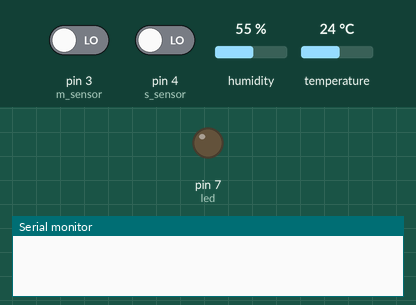
The sketch below on a simulated Arduino Uno, built with avr-gcc and run on an emulated ATmega328P. On the bench: output pins drawn as LEDs (lit = HIGH), the last lines printed to the serial monitor. The inputs (shaded band) are chosen by the test bench; at power-on: pin 3 (m_sensor) LOW, pin 4 (s_sensor) LOW, humidity 55 %, temperature 24 °C.

Above: at 1.2 s.
1.3 s: pin 3 (m_sensor) driven HIGH and pin 4 (s_sensor) driven HIGH
At 1.9 s:
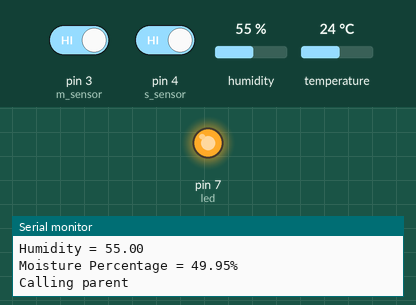
Timing chart, 0 to 4.3 s (numbered marks = the images above; inputs shaded):
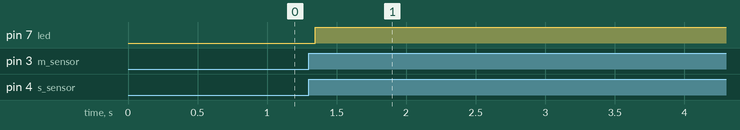

The sketch:

BMS_source_code.ino
```cpp
//Libraries
#include <DHT.h>
//Constants
#define DHTPIN 2           /*Temperature & Humidity Sensor O/P pin*/
#define DHTTYPE DHT11      // DHT11
DHT dht(DHTPIN, DHTTYPE);  // Initialize DHT sensor for normal 16mhz Arduino
//Variables
float hum;                 //Stores humidity value
float temp;                //Stores temperature value
const int sensor_pin = A2; /*Moisture Sensor O/P pin*/
const int led = 7;
const int s_sensor = 4; /*Sound Sensor O/P pin*/
const int m_sensor = 3; /*Motion Sensor O/p pin*/

void setup() {          // Void setup is ran only once after each powerup or reset of the Arduino board.
  Serial.begin(9600);
  dht.begin();
  pinMode(led, OUTPUT);      // Led is determined as an output here.
  pinMode(s_sensor, INPUT);  // PIR motion sensor is determined as an input here.
  pinMode(m_sensor, INPUT);
}
void (*resetFunc)(void) = 0;

void loop() {
  static int j = 0;
  static int i = 0;

  if (check(m_sensor)) {
    if (i > 0) {
      Serial.println("Motion Detection stopped (to avoid false detection!)");
    }
    i = 0;
  }
  if (check(s_sensor)) {
    if (j > 0) {
      Serial.println("Cry Detection stopped (to avoid false detection!)");
    }
    j = 0;
  }
  if (!check(s_sensor) && j <= 10) {
    j++;
    Serial.print("Crying detected :");
    Serial.println(j);
    if (j > 10) {
      Serial.println("calling parent");
      digitalWrite(led, HIGH);
      j = 0;
      delay(15000);
      digitalWrite(led, LOW);
      resetFunc();
    }
  }
  if (!check(m_sensor) && i <= 10) {
    i++;
    Serial.print("motion detected :");
    Serial.println(i);
    if (i > 10) {
      Serial.println("calling parent");
      digitalWrite(led, HIGH);
      i = 0;
      delay(15000);
      digitalWrite(led, LOW);
      resetFunc();
    }
  }

  float converted = 0.00;
  //Read data and store it to variables hum and temp
  hum = dht.readHumidity();
  temp = dht.readTemperature();
  Serial.print("Celsius = ");
  Serial.print(temp);
  //Print degree symbol
  Serial.println("°C");
  /*Fahrenheit
    //T(°F) = T(°C) × 9/5 + 32
    converted = ( temp * 1.8 ) + 32;
    Serial.print("Fahrenheit = ");
    Serial.print(converted);
    //Print degree symbol
    Serial.println("°F");*/
  Serial.print("Humidity = ");
  Serial.println(hum);
  //if temp and hum exceed the given level LED blinks ::
  if (temp > 39.00 || hum > 94.00) {
    digitalWrite(led, HIGH);
    Serial.print("Calling parent");
    delay(15000);
    digitalWrite(led, LOW);
    resetFunc();
  }
  // Moisture detection ::--
  float moisture_percentage;
  int sensor_analog;
  sensor_analog = analogRead(sensor_pin);
  moisture_percentage = (100 - ((sensor_analog / 1023.00) * 100));
  Serial.print("Moisture Percentage = ");
  Serial.print(moisture_percentage);
  Serial.print("%\n\n");
  if (moisture_percentage >= 35.00) {
    digitalWrite(led, HIGH);
    Serial.println("Calling parent");
    delay(15000);
    digitalWrite(led, LOW);
    resetFunc();
  }
}
bool check(int pin) {
  uint32_t start = millis();
  while (!digitalRead(pin)) {
    if (millis() > start + 8000)
      return true;
  }
  return false;
}
```

Measured:
- after the input at 1.3 s, pin 7 (led): LOW → HIGH at once
